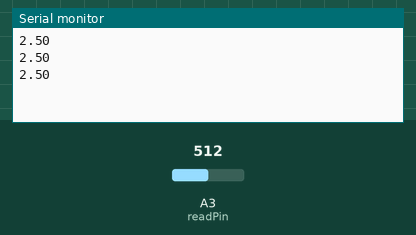
This sketch was run on a simulated Arduino Uno, built with avr-gcc and run on an emulated ATmega328P. Parts: the last lines printed to the serial monitor. The inputs (shaded band) are chosen by the test bench; at power-on: A3 (readPin) = 512.

Above: at 1.3 s.
1.4 s: A3 (readPin) set to 716
At 1.9 s:
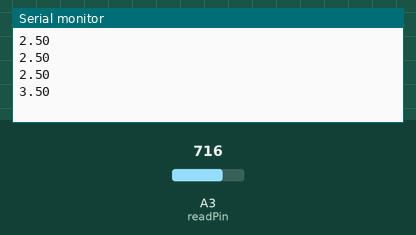
2.9 s: A3 (readPin) set to 900
At 3.4 s:
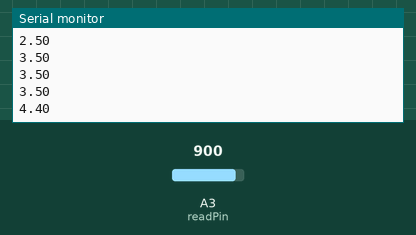
Timing chart, 0 to 5.9 s (numbered marks = the images above; inputs shaded):
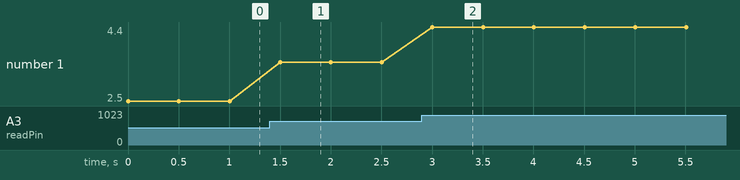

The sketch:

analog-read.ino
```cpp
int readPin=A3;
double A3v=0;
int delayTime;
int readVal;

void setup() {
  pinMode(readPin, INPUT);
  Serial.begin(9600);
}

void loop() {
  readVal = analogRead(readPin);
  A3v = (5./1023.)*readVal;
  Serial.println(A3v);
  delay(500);

}
```

Measured:
- after the input at 1.4 s, the serial monitor: prints a new line after 0.10 s (image 1)
- after the input at 2.9 s, the serial monitor: prints a new line after 0.10 s (image 2)
- plotted number 1: 2.5 → 3.5 after the input at 1.4 s, 3.5 → 4.4 after the input at 2.9 s
